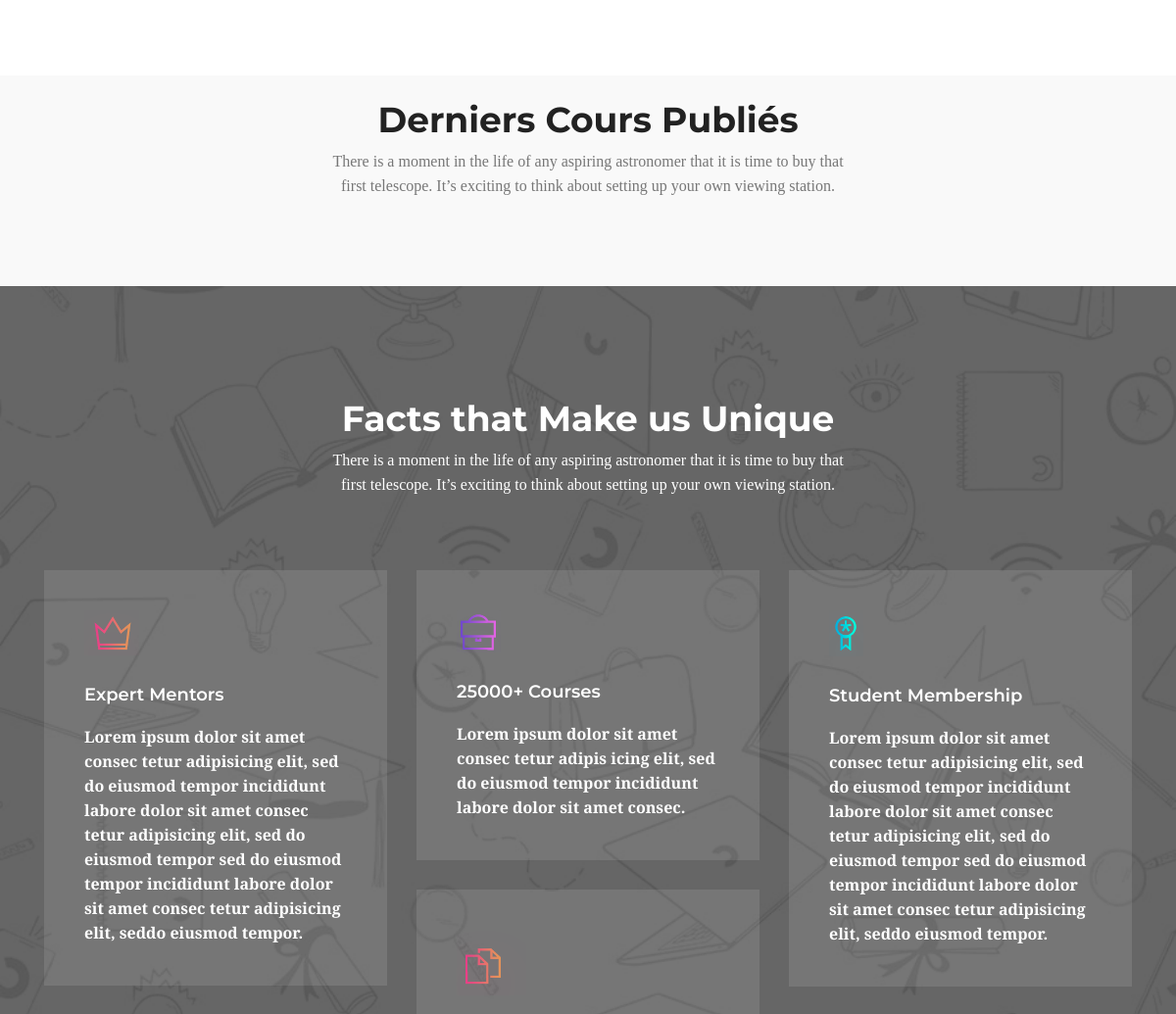
The app's page / (middle part), older data.
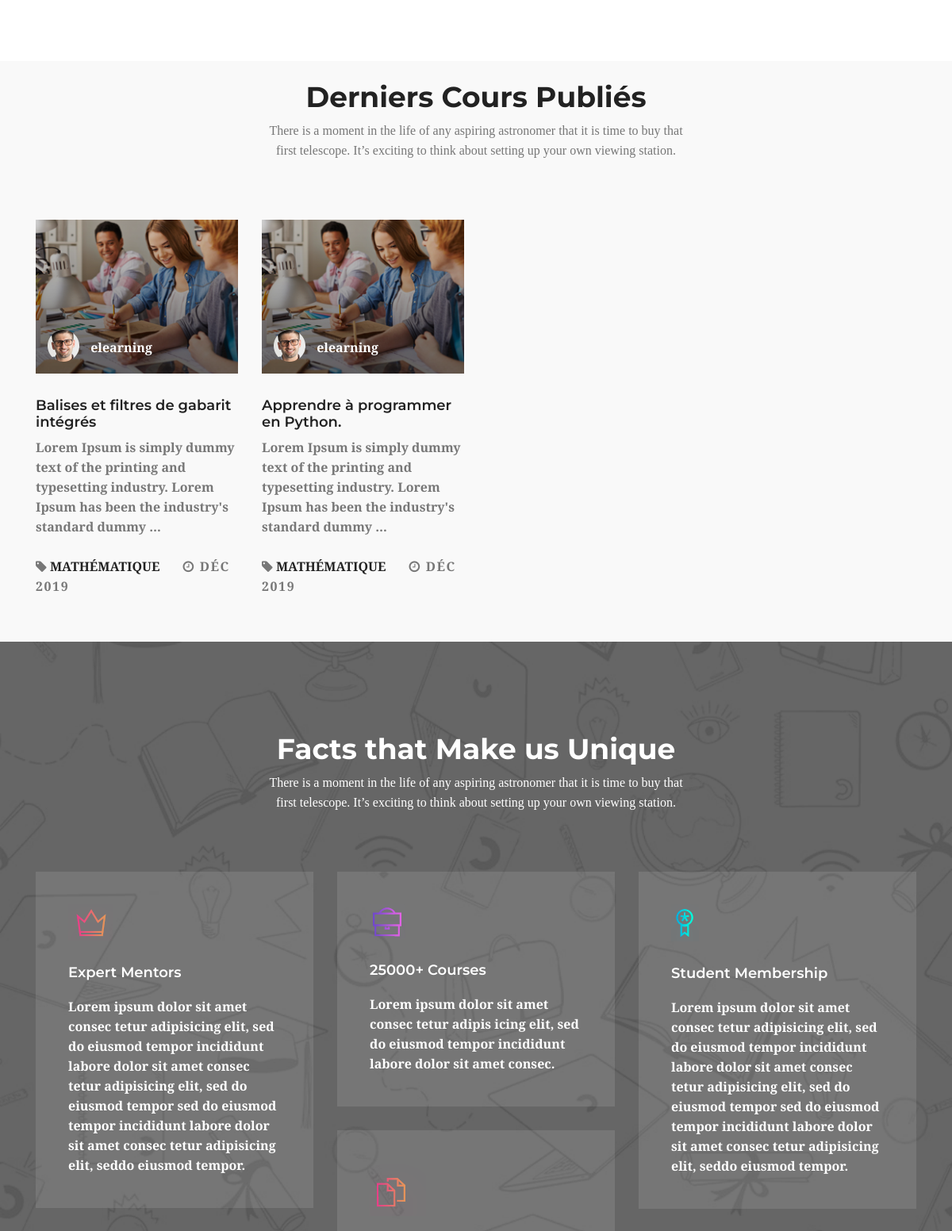
The same page, newer data.
### cours/models.py (models this page shows, shortened)
class Cours(models.Model):
    instructeur = models.ForeignKey(User, on_delete=models.CASCADE)
    etudiants = models.ManyToManyField(User, related_name='rejoindre_cours', blank=True)
    matiere = models.ForeignKey(Matieres, related_name='cours', on_delete=models.CASCADE)
    title = models.CharField('Titre du Cours', max_length=200)
    slug = models.SlugField('URL', max_length=200, unique=True)
    resume = models.TextField()
    date_de_creation = models.DateField('Date de création du Cours', auto_now_add=True)
    class Meta:
        ordering = ['-date_de_creation']
    def get_absolute_url(self):
        return reverse('cours:cours_detail', args=[self.slug])

class Matieres(models.Model):
    title = models.CharField('Matière du Cours', max_length=200, unique=True)
    slug = models.SlugField('URL', max_length=200, unique=True)
    class Meta:
        ordering = ['title']
    def __str__(self):
        return self.title
    def get_absolute_url(self):
        return reverse('cours:cours_liste_matiere', args=[self.slug])

### cours/views.py (the view)
# urls.py: path('', CoursListView.as_view(), name='liste_cours'),
class CoursListView(TemplateResponseMixin, View):
    model = Cours
    template_name = 'cours/cours/liste_cours.html'
    def get(self, request, matiere=None):
        matieres = cache.get('all_matieres')
        if not matieres:
            matieres = Matieres.objects.annotate(total_cours=Count('cours'))
            cache.set('all_matieres', matieres)
        all_cours = Cours.objects.annotate(total_modules=Count('modules'))
        if matiere:
            matiere = get_object_or_404(Matieres, slug=matiere)
            key = 'matiere_{}_cours'.format(matiere.id)
            cours = cache.get(key)
            if not cours:
                cours = all_cours.filter(matiere=matiere)
                cache.set(key, cours)
        else:
            cours = cache.get('all_cours')
            if not cours:
                cours = all_cours
                cache.set('all_cours', cours)
        return self.render_to_response({'matieres': matieres, 'matiere': matiere,
            'cours': cours})

### cours/templatetags/cours.py (called while the page is built)
@register.inclusion_tag('cours/cours/latest_cours.html')
def show_latest_cours(count=4):
    latest_cours = Cours.objects.filter(date_de_creation__isnull=False).order_by('-date_de_creation')[:count]
    context = { 'latest_cours': latest_cours }
    return context

### cours/templates/cours/cours/liste_cours.html
{% extends "base.html" %}
{% load static cours %}{% get_static_prefix as STATIC_PREFIX %}
{% block popular_courses %}
    {% show_latest_cours 4 %}
{% endblock popular_courses %}

### cours/templates/cours/cours/latest_cours.html (shortened to what this page needs)
{% load static cours %}{% get_static_prefix as STATIC_PREFIX %}
    <div class="popular_courses lite_bg">
        <div class="container">
            <div class="row justify-content-center">
                <div class="col-lg-6">
                    <div class="main_title">
                        <h2 class="text-capitalize">derniers cours publiés</h2>
                        <p>There is a moment in the life of any aspiring astronomer that it is time to buy that first telescope. It’s exciting to think about setting up your own viewing station.</p>
                    </div>
                </div>
            </div>
            <div class="row">
                {% for c in latest_cours %}
                    {% with matiere=c.matiere %}
                        <div class="col-lg-3 col-md-6">
                            <div class="single_course">
                                <div class="course_head overlay">
                                    <img class="img-fluid w-100" src="{{ STATIC_PREFIX }}img/trainer1.jpg" alt="{{ c.title }}">
                                    <div class="authr_meta">
                                        <img src="{{ STATIC_PREFIX }}img/author1.png" alt="">
                                        <span>{{ c.instructeur|safe }}</span>
                                    </div>
                                </div>
                                <div class="course_content">
                                    <h4>
                                        <a href="{{ c.get_absolute_url }}">{{ c.title|safe }}</a>
                                    </h4>
                                    <p>{{ c.resume|truncatewords:20|safe }}</p>
                                    <div class="course_meta d-flex justify-content-between">
                                        <div>
                                            <span class="meta_info">
                                                <i class="fa fa-tag"></i>
                                                <a href="{{ matiere.get_absolute_url }}">
                                                    {{ matiere|upper }}
                                                </a>
                                            </span>
                                            <span class="meta_info text-uppercase">
                                                <i class="fa fa-clock-o"></i>
                                                {{ c.date_de_creation|date:"M Y" }}
                                            </span>
                                        </div>
                                    </div>
                                </div>
                            </div>
                        </div>
                    {% endwith %}
                {% endfor %}
            </div>
        </div>
    </div>

Row changes from the older to the newer data that the page shows:
added Cours: instructeur "elearning", title "Balises et filtres de gabarit intégrés", resume "Lorem Ipsum is simply dummy text of the printing and typesetting industry. Lorem Ipsum has been the industry's standard dummy …", matiere "MATHÉMATIQUE", date_de_creation "DÉC 2019"
added Cours: instructeur "elearning", title "Apprendre à programmer en Python.", resume "Lorem Ipsum is simply dummy text of the printing and typesetting industry. Lorem Ipsum has been the industry's standard dummy …", matiere "MATHÉMATIQUE", date_de_creation "DÉC 2019"
